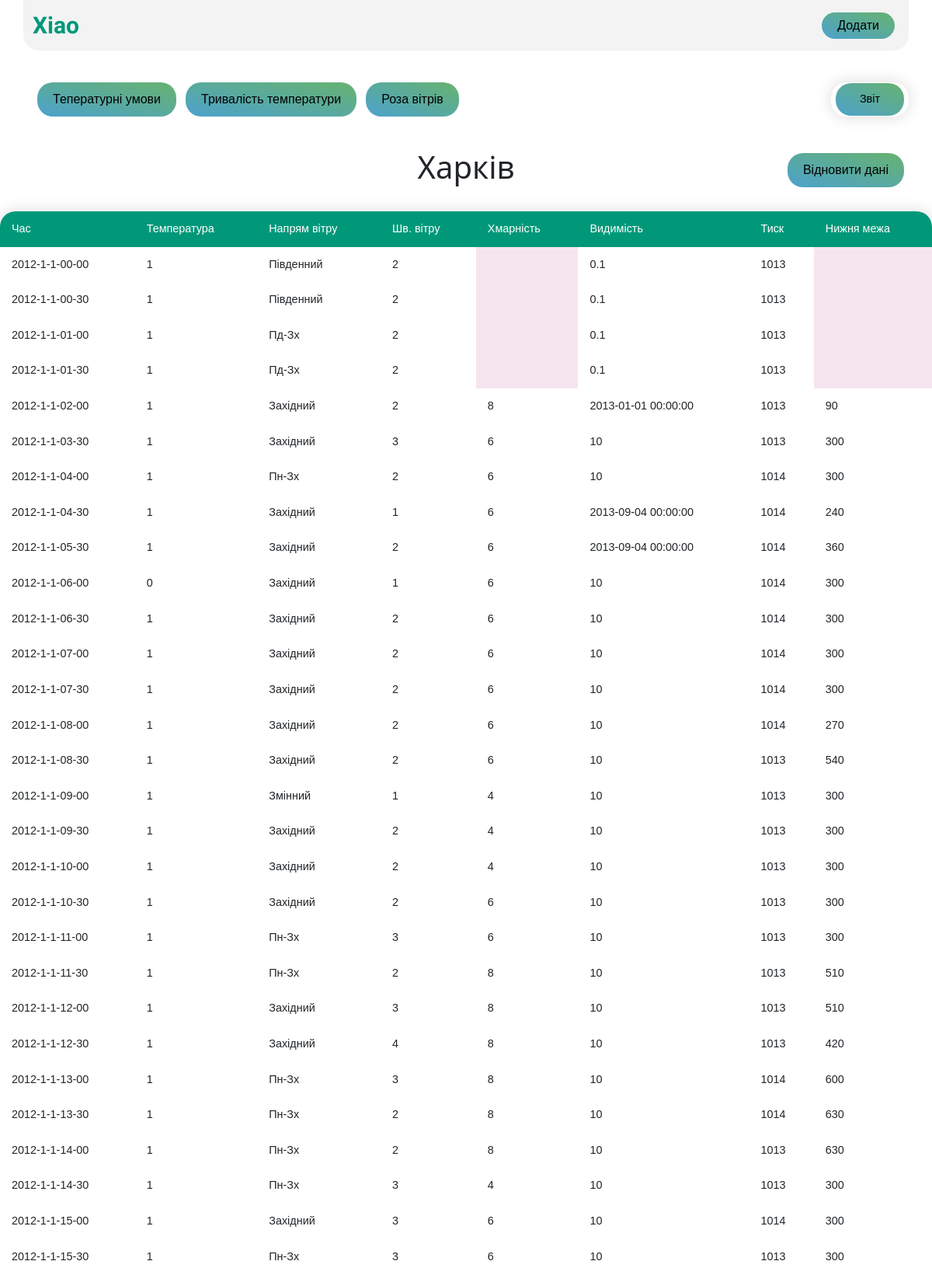
The app's page /Харків (upper part) with its own data.
### tables this page shows
CREATE TABLE cities (id INTEGER PRIMARY KEY AUTOINCREMENT, city STRING (30) NOT NULL UNIQUE);

CREATE TABLE "meteo"
(
	id INTEGER
		primary key autoincrement,
	city integer
		references cities,
	time DATETIME,
	temperature INTEGER,
	wind_direction
		references wind,
	wind_speed INTEGER,
	cloud_num INTEGER,
	visibility STRING,
	pressure INTEGER,
	bottom_line INTEGER
);

CREATE TABLE wind (id INTEGER PRIMARY KEY AUTOINCREMENT, direction STRING UNIQUE NOT NULL);

### app.py (the view)
@app.route('/<city>')
def city_table(city):  # put application's code here
    sqlite_connection = sqlite3.connect('meteodata.db')
    cursor = sqlite_connection.cursor()
    cursor.execute('SELECT id FROM cities WHERE city=?', (city,))
    sqlite_connection.commit()
    city_id = cursor.fetchone()[0]
    insert = "SELECT * FROM meteo " \
             "INNER JOIN wind ON wind.id = meteo.wind_direction " \
             "WHERE city=? " \
             "limit 100"
    cursor.execute(insert, (city_id,))
    sqlite_connection.commit()
    data = cursor.fetchall()
    sqlite_connection.close()
    return render_template('city.html', data=data, city=city)

### templates/city.html (shortened to what this page needs)
<!DOCTYPE html>
<html lang="en">
<head>
    <link rel="stylesheet" href="/static/css/styles.css">
        <link href="https://cdn.jsdelivr.net/npm/bootstrap@5.2.0-beta1/dist/css/bootstrap.min.css" rel="stylesheet">
</head>
<body>
<nav class="container">
    <a class="logo" href="/">Xiao</a>
    <button>
    <a href="/add">
        <span>
            Додати
        </span>
    </a>
    </button>
</nav>
<div class="container buttons">
    <button>
            <a href="/{{ city }}/temperature">
                <span>
                    Тепературні умови
                </span>
            </a>
    </button>
    <button>
            <a href="/{{ city }}/temperature-time">
                <span>
                    Тривалість температури
                </span>
            </a>
    </button>
    <button>
            <a href="/{{ city }}/windrose">
                <span>
                    Роза вітрів
                </span>
            </a>
    </button>
    <form action="/{{ city }}/report" method="post">
    <button >
            <a>
                <span>
                    Звіт
                </span>
            </a>
    </button>
    </form>
</div>
    {% set index = [2, 3, 11, 5, 6, 7, 8, 9] %}
    <div class="container city_head">
        <h1>
            {{ city }}
        </h1>
        <button>
            <a href="/{{ city }}/interpolate">
                <span>
                    Відновити дані
                </span>
            </a>
        </button>
    </div>
<table style="width:100%">
  <tr id="header">
      <td>
          Час
      </td>
    <td>
        Температура
    </td>
    <td>
        Напрям вітру
    </td>
    <td>
        Шв. вітру
    </td>
    <td>
        Хмарність
    </td>
    <td>
        Видимість
    </td>
    <td>
        Тиск
    </td>
    <td>
        Нижня межа
    </td>
  </tr>
{% for row in data %}
    <tr>
    {% for i in index %}
        {% if row[i] == None %}
            <td style="background-color: rgba(170,6,100,0.1);"></td>
        {% else %}
            <td>{{ row[i] }}</td>
        {% endif %}
    {% endfor %}
     </tr>
{% endfor %}
</table>
</body>
</html>

### static/css/styles.css (style rules this page uses)
html { min-height: 100vh; }
.buttons { display: flex; flex-direction: row; align-items: center; position: relative; justify-content: left; margin-bottom: 40px; }
.buttons button { border: none; background: none; }
.buttons form { padding: 0; width: 100px; margin: 0; position: absolute; right: 0; }
.buttons button > a { display: flex; justify-content: center; align-content: center; text-decoration: none; color: black; padding: 10px 20px; border-radius: 20px; font-family: sans-serif; align-self: center; background: linear-gradient(to left bottom, #67b26f, #4ca2cd); }
.city_head { position: relative; display: flex; align-items: center; justify-content: center; }
.city_head > button { position: absolute; right: 0; border: none; background: none; }
.city_head button > a { display: flex; justify-content: center; align-content: center; text-decoration: none; color: black; padding: 10px 20px; border-radius: 20px; font-family: sans-serif; align-self: center; background: linear-gradient(to left bottom, #67b26f, #4ca2cd); }
table { border-collapse: collapse; overflow: hidden; border-radius: 20px; margin: 25px 0; font-size: 0.9em; font-family: sans-serif; min-width: 400px; box-shadow: 0 0 20px rgba(0, 0, 0, 0.15); }
#header { background-color: #009879; color: #ffffff; text-align: left; }
td { position: relative; padding: 12px 15px; }
nav { display: flex; flex-direction: row; align-content: center; justify-content: space-between; width: 100%; border-radius: 0 0 20px 20px; padding: 10px 0; background: #f3f3f3; margin-bottom: 40px; }
nav > a { cursor: pointer; text-decoration: none; color: #009879; }
nav .logo { display: flex; font-size: 30px; font-weight: bold; font-family: Comfortaa; }
nav button { border: none; background: none; }
nav button > a { display: flex; justify-content: center; align-content: center; text-decoration: none; color: black; padding: 5px 20px; border-radius: 20px; font-family: sans-serif; align-self: center; background: linear-gradient(to left bottom, #67b26f, #4ca2cd); }
form { display: flex; flex-direction: column; border-radius: 20px; width: 100%; padding: 20px; font-size: 0.9em; font-family: sans-serif; box-shadow: 0 0 20px rgba(0, 0, 0, 0.15); }

### records on screen
cities: city "Харків"
meteo: time "2012-1-1-00-00" "1" "Південний" "2" "0.1" "1013"
meteo: time "2012-1-1-00-30" "1" "Південний" "2" "0.1" "1013"
meteo: time "2012-1-1-01-00" "1" "Пд-Зх" "2" "0.1" "1013"
meteo: time "2012-1-1-01-30" "1" "Пд-Зх" "2" "0.1" "1013"
meteo: time "2012-1-1-02-00" "1" "Західний" "2" "8" "2013-01-01 00:00:00" "1013" "90"
meteo: time "2012-1-1-03-30" "1" "Західний" "3" "6" "10" "1013" "300"
meteo: time "2012-1-1-04-00" "1" "Пн-Зх" "2" "6" "10" "1014" "300"
meteo: time "2012-1-1-04-30" "1" "Західний" "1" "6" "2013-09-04 00:00:00" "1014" "240"
meteo: time "2012-1-1-05-30" "1" "Західний" "2" "6" "2013-09-04 00:00:00" "1014" "360"
meteo: time "2012-1-1-06-00" "0" "Західний" "1" "6" "10" "1014" "300"
meteo: time "2012-1-1-06-30" "1" "Західний" "2" "6" "10" "1014" "300"
meteo: time "2012-1-1-07-00" "1" "Західний" "2" "6" "10" "1014" "300"
meteo: time "2012-1-1-07-30" "1" "Західний" "2" "6" "10" "1014" "300"
meteo: time "2012-1-1-08-00" "1" "Західний" "2" "6" "10" "1014" "270"
meteo: time "2012-1-1-08-30" "1" "Західний" "2" "6" "10" "1013" "540"
meteo: time "2012-1-1-09-00" "1" "Змінний" "1" "4" "10" "1013" "300"
meteo: time "2012-1-1-09-30" "1" "Західний" "2" "4" "10" "1013" "300"
meteo: time "2012-1-1-10-00" "1" "Західний" "2" "4" "10" "1013" "300"
meteo: time "2012-1-1-10-30" "1" "Західний" "2" "6" "10" "1013" "300"
meteo: time "2012-1-1-11-00" "1" "Пн-Зх" "3" "6" "10" "1013" "300"
meteo: time "2012-1-1-11-30" "1" "Пн-Зх" "2" "8" "10" "1013" "510"
meteo: time "2012-1-1-12-00" "1" "Західний" "3" "8" "10" "1013" "510"
meteo: time "2012-1-1-12-30" "1" "Західний" "4" "8" "10" "1013" "420"
meteo: time "2012-1-1-13-00" "1" "Пн-Зх" "3" "8" "10" "1014" "600"
meteo: time "2012-1-1-13-30" "1" "Пн-Зх" "2" "8" "10" "1014" "630"
meteo: time "2012-1-1-14-00" "1" "Пн-Зх" "2" "8" "10" "1013" "630"
meteo: time "2012-1-1-14-30" "1" "Пн-Зх" "3" "4" "10" "1013" "300"
meteo: time "2012-1-1-15-00" "1" "Західний" "3" "6" "10" "1014" "300"
meteo: time "2012-1-1-15-30" "1" "Пн-Зх" "3" "6" "10" "1013" "300"
